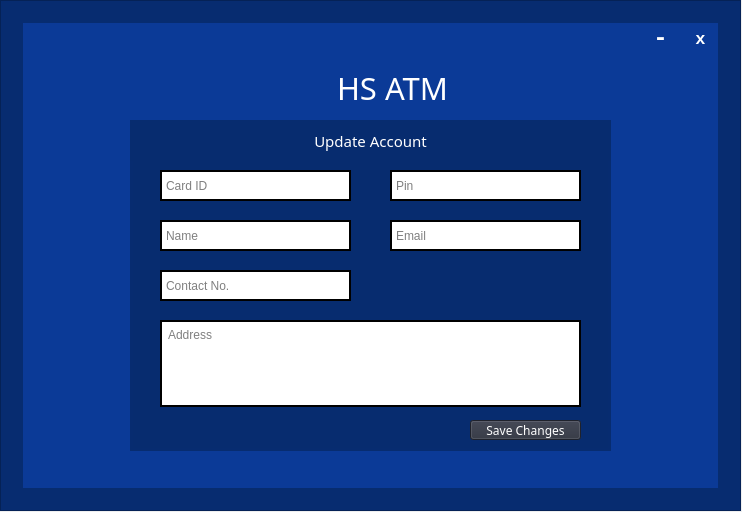
<?xml version="1.0" encoding="UTF-8"?>
<ui version="4.0">
 <class>AccountSettings</class>
 <widget class="QMainWindow" name="AccountSettings">
  <property name="geometry">
   <rect>
    <x>0</x>
    <y>0</y>
    <width>742</width>
    <height>512</height>
   </rect>
  </property>
  <property name="windowTitle">
   <string>HS ATM Account Settings</string>
  </property>
  <property name="windowIcon">
   <iconset>
    <normaloff>pictures/credit-card.png</normaloff>pictures/credit-card.png</iconset>
  </property>
  <widget class="QWidget" name="centralwidget">
   <widget class="QFrame" name="frame_2">
    <property name="geometry">
     <rect>
      <x>0</x>
      <y>0</y>
      <width>741</width>
      <height>511</height>
     </rect>
    </property>
    <property name="styleSheet">
     <string notr="true">background-color:rgb(7, 44, 112)</string>
    </property>
    <property name="frameShape">
     <enum>QFrame::StyledPanel</enum>
    </property>
    <property name="frameShadow">
     <enum>QFrame::Raised</enum>
    </property>
    <widget class="QFrame" name="frame">
     <property name="geometry">
      <rect>
       <x>20</x>
       <y>20</y>
       <width>701</width>
       <height>471</height>
      </rect>
     </property>
     <property name="styleSheet">
      <string notr="true">QFrame{background-color:rgb(11, 58, 151);border: 3px solid rgb(7, 44, 112)}</string>
     </property>
     <property name="frameShape">
      <enum>QFrame::StyledPanel</enum>
     </property>
     <property name="frameShadow">
      <enum>QFrame::Raised</enum>
     </property>
     <widget class="QPushButton" name="btnminimize">
      <property name="geometry">
       <rect>
        <x>620</x>
        <y>0</y>
        <width>41</width>
        <height>38</height>
       </rect>
      </property>
      <property name="font">
       <font>
        <family>Lucida Console</family>
        <pointsize>18</pointsize>
        <weight>75</weight>
        <bold>true</bold>
       </font>
      </property>
      <property name="styleSheet">
       <string notr="true">background:none;border-radius: 16px;color:white</string>
      </property>
      <property name="text">
       <string>-</string>
      </property>
      <property name="flat">
       <bool>true</bool>
      </property>
     </widget>
     <widget class="QPushButton" name="btnexit">
      <property name="geometry">
       <rect>
        <x>660</x>
        <y>0</y>
        <width>41</width>
        <height>38</height>
       </rect>
      </property>
      <property name="font">
       <font>
        <family>Lucida Console</family>
        <pointsize>13</pointsize>
        <weight>75</weight>
        <bold>true</bold>
       </font>
      </property>
      <property name="styleSheet">
       <string notr="true">background:none;border-radius: 16px;color:white</string>
      </property>
      <property name="text">
       <string>x</string>
      </property>
      <property name="flat">
       <bool>true</bool>
      </property>
     </widget>
     <widget class="QLabel" name="label">
      <property name="geometry">
       <rect>
        <x>317</x>
        <y>41</y>
        <width>162</width>
        <height>54</height>
       </rect>
      </property>
      <property name="font">
       <font>
        <family>Arial Black</family>
        <pointsize>23</pointsize>
        <weight>50</weight>
        <bold>false</bold>
       </font>
      </property>
      <property name="styleSheet">
       <string notr="true">border:none;color:white</string>
      </property>
      <property name="text">
       <string>HS ATM</string>
      </property>
     </widget>
     <widget class="QLabel" name="label_7">
      <property name="geometry">
       <rect>
        <x>255</x>
        <y>43</y>
        <width>51</width>
        <height>51</height>
       </rect>
      </property>
      <property name="minimumSize">
       <size>
        <width>51</width>
        <height>51</height>
       </size>
      </property>
      <property name="maximumSize">
       <size>
        <width>51</width>
        <height>51</height>
       </size>
      </property>
      <property name="font">
       <font>
        <family>Arial Black</family>
        <pointsize>20</pointsize>
        <weight>50</weight>
        <bold>false</bold>
       </font>
      </property>
      <property name="styleSheet">
       <string notr="true">border:none;color:white</string>
      </property>
      <property name="text">
       <string/>
      </property>
      <property name="pixmap">
       <pixmap>pictures/credit-card.png</pixmap>
      </property>
      <property name="scaledContents">
       <bool>true</bool>
      </property>
     </widget>
     <widget class="QLabel" name="label_ID">
      <property name="geometry">
       <rect>
        <x>20</x>
        <y>290</y>
        <width>55</width>
        <height>16</height>
       </rect>
      </property>
      <property name="styleSheet">
       <string notr="true">background-color:rgb(11, 58, 151);color::rgb(11, 58, 151);border:none;</string>
      </property>
      <property name="text">
       <string/>
      </property>
     </widget>
     <widget class="QFrame" name="frame_3">
      <property name="geometry">
       <rect>
        <x>110</x>
        <y>100</y>
        <width>481</width>
        <height>331</height>
       </rect>
      </property>
      <property name="styleSheet">
       <string notr="true">background-color:rgb(7, 44, 111)</string>
      </property>
      <property name="frameShape">
       <enum>QFrame::StyledPanel</enum>
      </property>
      <property name="frameShadow">
       <enum>QFrame::Raised</enum>
      </property>
      <widget class="QPushButton" name="btn_Save">
       <property name="geometry">
        <rect>
         <x>340</x>
         <y>300</y>
         <width>111</width>
         <height>20</height>
        </rect>
       </property>
       <property name="font">
        <font>
         <family>Arial Black</family>
        </font>
       </property>
       <property name="styleSheet">
        <string notr="true">background-color:rgb(44, 48, 61);color:white</string>
       </property>
       <property name="text">
        <string>Save Changes</string>
       </property>
      </widget>
      <widget class="QLineEdit" name="lineEdit_CardID">
       <property name="geometry">
        <rect>
         <x>30</x>
         <y>50</y>
         <width>191</width>
         <height>31</height>
        </rect>
       </property>
       <property name="styleSheet">
        <string notr="true">border:2px solid black;background-color:white;color:black;padding:2px</string>
       </property>
       <property name="text">
        <string/>
       </property>
       <property name="placeholderText">
        <string>Card ID</string>
       </property>
      </widget>
      <widget class="QLineEdit" name="lineEdit_Pin">
       <property name="geometry">
        <rect>
         <x>260</x>
         <y>50</y>
         <width>191</width>
         <height>31</height>
        </rect>
       </property>
       <property name="styleSheet">
        <string notr="true">border:2px solid black;background-color:white;color:black;padding:2px</string>
       </property>
       <property name="text">
        <string/>
       </property>
       <property name="placeholderText">
        <string>Pin</string>
       </property>
      </widget>
      <widget class="QLabel" name="label_2">
       <property name="geometry">
        <rect>
         <x>0</x>
         <y>0</y>
         <width>481</width>
         <height>41</height>
        </rect>
       </property>
       <property name="font">
        <font>
         <family>Arial Black</family>
         <pointsize>11</pointsize>
         <weight>50</weight>
         <bold>false</bold>
        </font>
       </property>
       <property name="styleSheet">
        <string notr="true">border:none;color:white</string>
       </property>
       <property name="text">
        <string>Update Account</string>
       </property>
       <property name="alignment">
        <set>Qt::AlignCenter</set>
       </property>
      </widget>
      <widget class="QLineEdit" name="lineEdit_Name">
       <property name="geometry">
        <rect>
         <x>30</x>
         <y>100</y>
         <width>191</width>
         <height>31</height>
        </rect>
       </property>
       <property name="styleSheet">
        <string notr="true">border:2px solid black;background-color:white;color:black;padding:2px</string>
       </property>
       <property name="text">
        <string/>
       </property>
       <property name="placeholderText">
        <string>Name</string>
       </property>
      </widget>
      <widget class="QLineEdit" name="lineEdit_Email">
       <property name="geometry">
        <rect>
         <x>260</x>
         <y>100</y>
         <width>191</width>
         <height>31</height>
        </rect>
       </property>
       <property name="styleSheet">
        <string notr="true">border:2px solid black;background-color:white;color:black;padding:2px</string>
       </property>
       <property name="text">
        <string/>
       </property>
       <property name="placeholderText">
        <string>Email</string>
       </property>
      </widget>
      <widget class="QLineEdit" name="lineEdit_Contact">
       <property name="geometry">
        <rect>
         <x>30</x>
         <y>150</y>
         <width>191</width>
         <height>31</height>
        </rect>
       </property>
       <property name="styleSheet">
        <string notr="true">border:2px solid black;background-color:white;color:black;padding:2px</string>
       </property>
       <property name="text">
        <string/>
       </property>
       <property name="placeholderText">
        <string>Contact No.</string>
       </property>
      </widget>
      <widget class="QTextEdit" name="textEdit_Address">
       <property name="geometry">
        <rect>
         <x>30</x>
         <y>200</y>
         <width>421</width>
         <height>87</height>
        </rect>
       </property>
       <property name="styleSheet">
        <string notr="true">border:2px solid black;background-color:white;color:black;padding:2px</string>
       </property>
       <property name="placeholderText">
        <string>Address</string>
       </property>
      </widget>
     </widget>
    </widget>
   </widget>
  </widget>
 </widget>
 <resources/>
 <connections/>
</ui>
